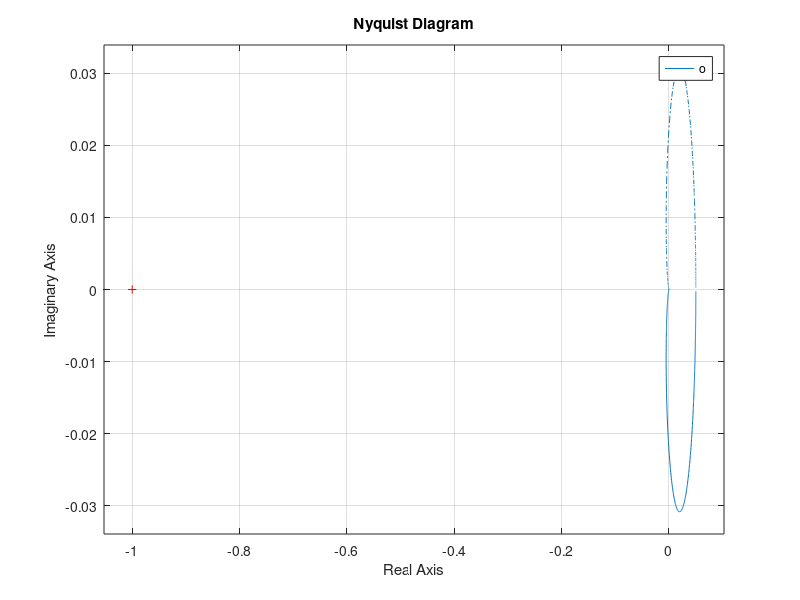
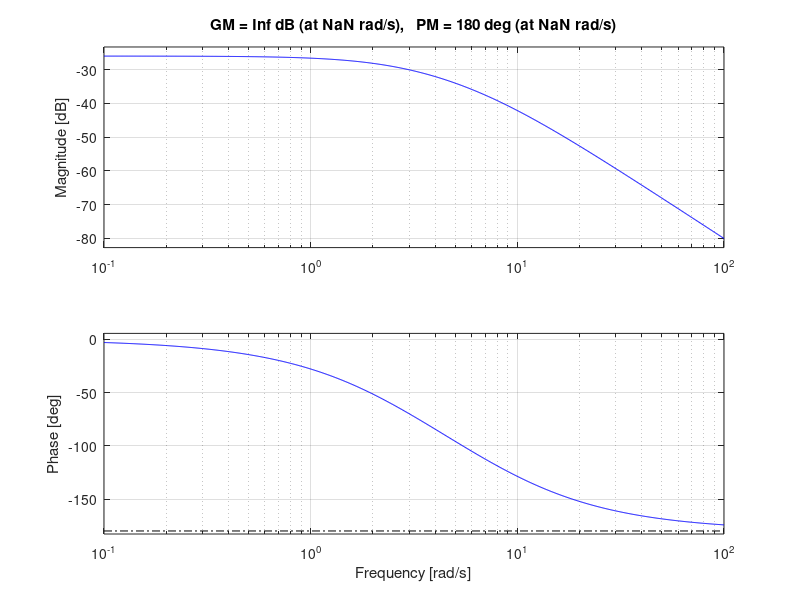
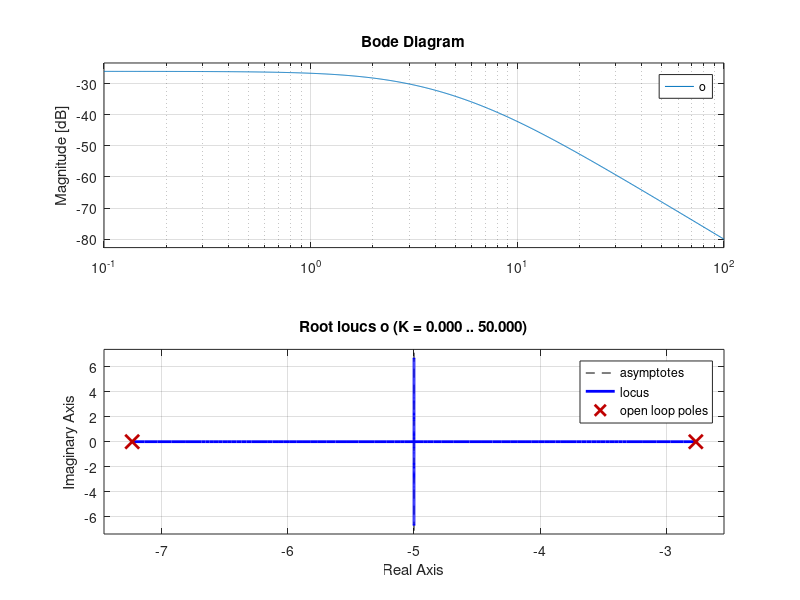

Source code (MATLAB) for these figures, in order:
%PID controllers in control systems
Kp = 1;
Kd = 1;
Ki = 1;
c = pid(Kp,Ki,Kd) %input argument order should be like this only



num = [1];
den = [1 10 20];
o = tf(num,den) %open loop transfer function


C = pid(300);%p-ony controller


T = feedback(C*o,1) %P-only controller transfer function


T = feedback(C*o,2)


T = feedback(C*o,0.5)

num = [1];
den = [1 10 20];
o = tf(num,den)


C = pid(300,0,10)%PD controller



T = feedback(C*o,0.5) %PD controller transfer function 



T = feedback(C*o,1) %in general should be taken as 1 generally acts as gain factors

  
 
T = feedback(C*o,2)



C = pid(300,70) %only PI controller


 

T = feedback(C*o,0.5)


T = feedback(C*o,1)



T = feedback(C*o,2)


num = [1];
den = [1 10 20];
o = tf(num,den)



C = pid(300,30,70) %return the actual main PID controller



T = feedback(C*o,0.5)


T = feedback(C*o,1)



T = feedback(C*o,2)



figure;
nyquist(o) %gives the nyqyuist plot of the transfer function
figure;
margin(o) %margin plot i.egain margin and phase margin
figure;
bode(o)  %bode plot of transfer function

rlocus(o)
